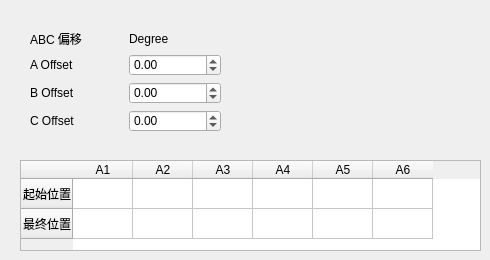
      <widget class="QWidget" name="tab_12">
       <attribute name="title">
        <string>KRL参数</string>
       </attribute>
       <widget class="QWidget" name="layoutWidget">
        <property name="geometry">
         <rect>
          <x>30</x>
          <y>30</y>
          <width>191</width>
          <height>102</height>
         </rect>
        </property>
        <layout class="QGridLayout" name="gridLayout_27">
         <item row="0" column="0">
          <widget class="QLabel" name="label_92">
           <property name="text">
            <string>ABC 偏移</string>
           </property>
          </widget>
         </item>
         <item row="1" column="0">
          <widget class="QLabel" name="label_119">
           <property name="text">
            <string>A Offset</string>
           </property>
          </widget>
         </item>
         <item row="1" column="1">
          <widget class="QDoubleSpinBox" name="ds_print_a_offset">
           <property name="minimum">
            <double>-360.000000000000000</double>
           </property>
           <property name="maximum">
            <double>360.000000000000000</double>
           </property>
           <property name="singleStep">
            <double>0.100000000000000</double>
           </property>
          </widget>
         </item>
         <item row="2" column="0">
          <widget class="QLabel" name="label_118">
           <property name="text">
            <string>B Offset</string>
           </property>
          </widget>
         </item>
         <item row="2" column="1">
          <widget class="QDoubleSpinBox" name="ds_print_b_offset">
           <property name="minimum">
            <double>-360.000000000000000</double>
           </property>
           <property name="maximum">
            <double>360.000000000000000</double>
           </property>
           <property name="singleStep">
            <double>0.100000000000000</double>
           </property>
          </widget>
         </item>
         <item row="3" column="0">
          <widget class="QLabel" name="label_120">
           <property name="text">
            <string>C Offset</string>
           </property>
          </widget>
         </item>
         <item row="3" column="1">
          <widget class="QDoubleSpinBox" name="ds_print_c_offset">
           <property name="minimum">
            <double>-360.000000000000000</double>
           </property>
           <property name="maximum">
            <double>360.000000000000000</double>
           </property>
           <property name="singleStep">
            <double>0.100000000000000</double>
           </property>
          </widget>
         </item>
         <item row="0" column="1">
          <widget class="QLabel" name="label_93">
           <property name="text">
            <string>Degree</string>
           </property>
          </widget>
         </item>
        </layout>
       </widget>
       <widget class="QTableWidget" name="tw_start_end_position">
        <property name="geometry">
         <rect>
          <x>20</x>
          <y>160</y>
          <width>461</width>
          <height>91</height>
         </rect>
        </property>
        <attribute name="horizontalHeaderDefaultSectionSize">
         <number>60</number>
        </attribute>
        <row>
         <property name="text">
          <string>起始位置</string>
         </property>
        </row>
        <row>
         <property name="text">
          <string>最终位置</string>
         </property>
        </row>
        <column>
         <property name="text">
          <string>A1</string>
         </property>
        </column>
        <column>
         <property name="text">
          <string>A2</string>
         </property>
        </column>
        <column>
         <property name="text">
          <string>A3</string>
         </property>
        </column>
        <column>
         <property name="text">
          <string>A4</string>
         </property>
        </column>
        <column>
         <property name="text">
          <string>A5</string>
         </property>
        </column>
        <column>
         <property name="text">
          <string>A6</string>
         </property>
        </column>
       </widget>
      </widget>
